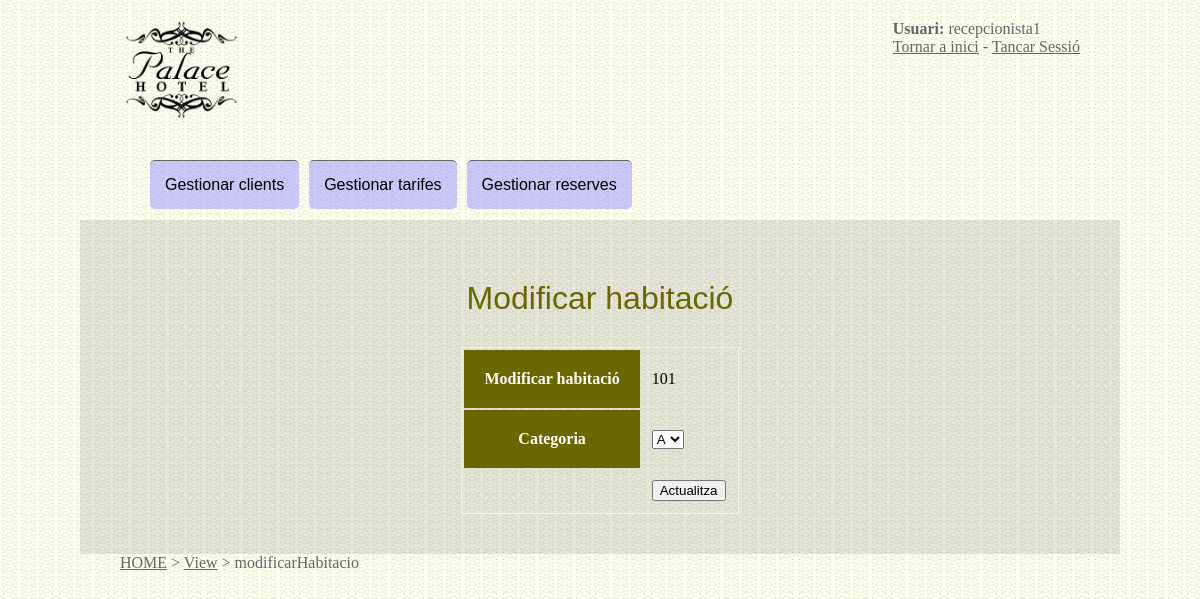
Before: /view/modificarHabitacio.php?hab=101 (signed in) with the older database file.
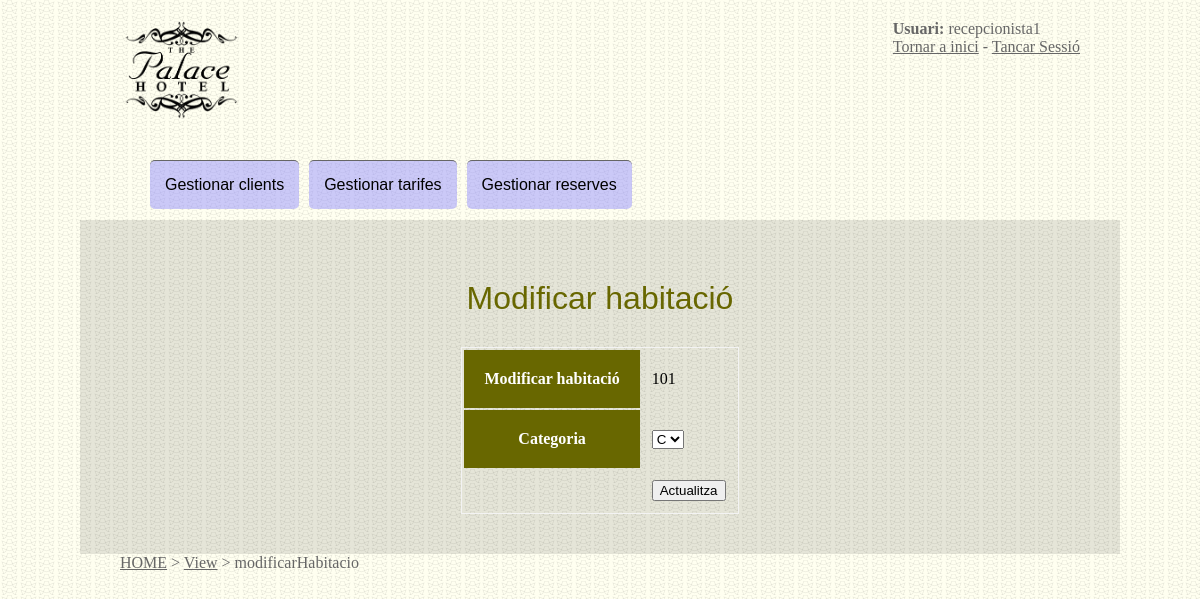
After: the same page with the newer database file.
### tables this page shows
CREATE TABLE IF NOT EXISTS `habitacio` (
  `numHabitacio` int(11) NOT NULL,
  `categoria` varchar(1) NOT NULL,
  PRIMARY KEY (`numHabitacio`)
);

### model/DAO/class_db.php (called while the page is built, shortened)
<?php
class db implements interface_db{
	private $server;
	private $username;
	private $password;
	private $link;
	public function getServer(){
		return $this->server;
	}
	public function setServer($value){
		$this->server = 'localhost';
	}
	public function getUsername(){
		return $this->username;
	}
	public function setUsername($value){
		$this->username = 'root';
	}
	public function getPassword(){
		return $this->password;
	}
	public function setPassword($value){
		$this->password = '';
	}
	public function connect(){
		$this->link=mysql_connect($this->getServer(),$this->getUsername(),$this->getPassword());
		return $this->link;
	}
	public function bd($database){
		$this->dbname = mysql_select_db('hotel', $this->link);
	}
	public function close()	{
		return mysql_close($this->link);
	}
	public function executaArray($sql){
		$connexio = $this->connect();
		$objArray=array();
		$consulta=mysql_query($sql, $connexio) or die('Error, la consulta ha fallat: '.$this->error());
		while ($r=mysql_fetch_array($consulta)) { $objArray[]=$r; }
		return $objArray;
	}
}
?>

### model/DAO/class_habitacio_db.php (called while the page is built, shortened)
 <?php
require_once("../model/DAO/class_db.php");
class habitacio_db {
	public function llistarUna($habitacioDB) {
		$sql="SELECT * FROM habitacio WHERE numHabitacio='".$habitacioDB->getNumHabitacio()."'";
		$connexio = new db();
		return $connexio->executaArray($sql);
	}
}
?>

### model/business/class_habitacio.php (called while the page is built, shortened)
<?php
require_once("../model/DAO/class_habitacio_db.php");
class habitacio {
	public function llistar_una_habitacio(){
		$habitacioDB = new habitacio_db();
		return $habitacioDB->llistarUna($this);
	}
}
?>

### controller/llistarUnaHabitacio.php (called while the page is built)
<?php
include('../model/business/class_habitacio.php');
try {
	$habitacio=new Habitacio($hab, "");
	$consulta=$habitacio->llistar_una_habitacio();
} catch (Exception $e) {
    echo 'Excepción capturada: ',  $e->getMessage(), "\n";
}
?>

### model/DAO/class_tarifa_db.php (called while the page is built, shortened)
 <?php
require_once("../model/DAO/class_db.php");
class tarifa_db {
	public function llistar() {
		$sql="SELECT * FROM categoria";
		$connexio = new db();
		return $connexio->executaArray($sql);
	}
}
?>

### model/business/class_tarifa.php (called while the page is built, shortened)
<?php
require_once("../model/DAO/class_tarifa_db.php");
class tarifa {
	public function llistar_tarifes() {
		$tarifaDB = new tarifa_db();
		return $tarifaDB->llistar();
	}
}
?>

### controller/carregaSelectTarifes.php (the view)
<?php
require_once("../model/business/class_tarifa.php");
try {
	$tarifa=new Tarifa("", "", "");
	$consulta=$tarifa->llistar_tarifes();
	foreach ($consulta as $fila){
		if (isset($categoriaSelected) && $categoriaSelected==$fila['categoria']){
			echo "<option value='".$fila['categoria']."' selected>".$fila['categoria']."</option>";
		}
		else {
			echo "<option value='".$fila['categoria']."'>".$fila['categoria']."</option>";
		}
	}
} catch (Exception $e) {
    echo 'Excepción capturada: ', $e->getMessage(), "\n";
}
?>

### view/modificarHabitacio.php (shortened to what this page needs)
<?php include('cabecera.php'); ?>
<h1>Modificar habitaci&oacute;</h1>
<?php
	$hab=$_GET['hab'];
	include ('../controller/llistarUnaHabitacio.php'); ?>
	<table>
		<form action="../controller/actualitzaHabitacio.php" method="post">
		<?php
		foreach ($consulta as $fila){
			$categoriaSelected=$fila['categoria'];
			echo "<tr><th>Modificar habitaci&oacute;</th><td>".$hab."</td></tr>";
			echo "<tr><th>Categoria</th><td>";
			echo '<select name="cat">';
			include ('../controller/carregaSelectTarifes.php');
			echo '</select>';
			echo "</td></tr>";
		}
		?>
			<tr><td></td><td><input type="submit" name="submit" value="Actualitza" /></td></tr>
		</form>
	</table>
	<?php
include('pie.php');
?>

Changed rows visible on the page:
changed habitacio: cat "A" → "C"
